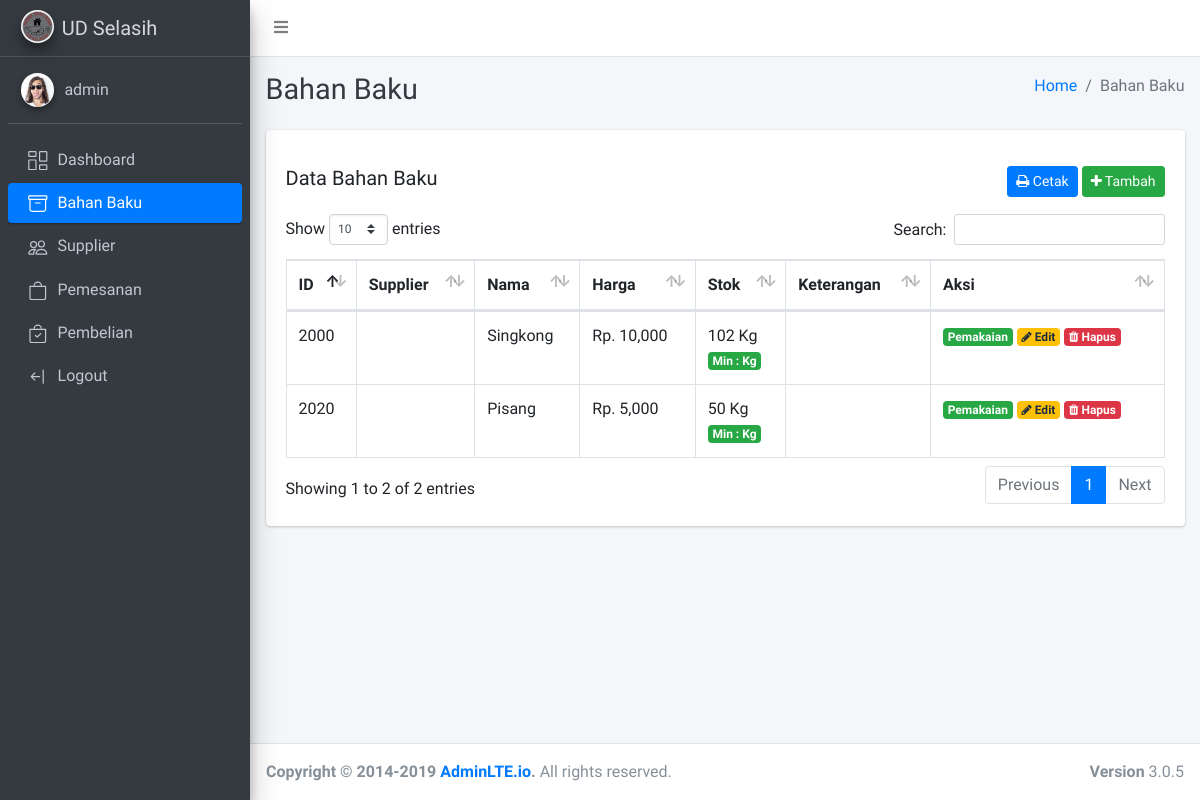
Page /bahan_baku/index.php (signed in) on the earlier database version.
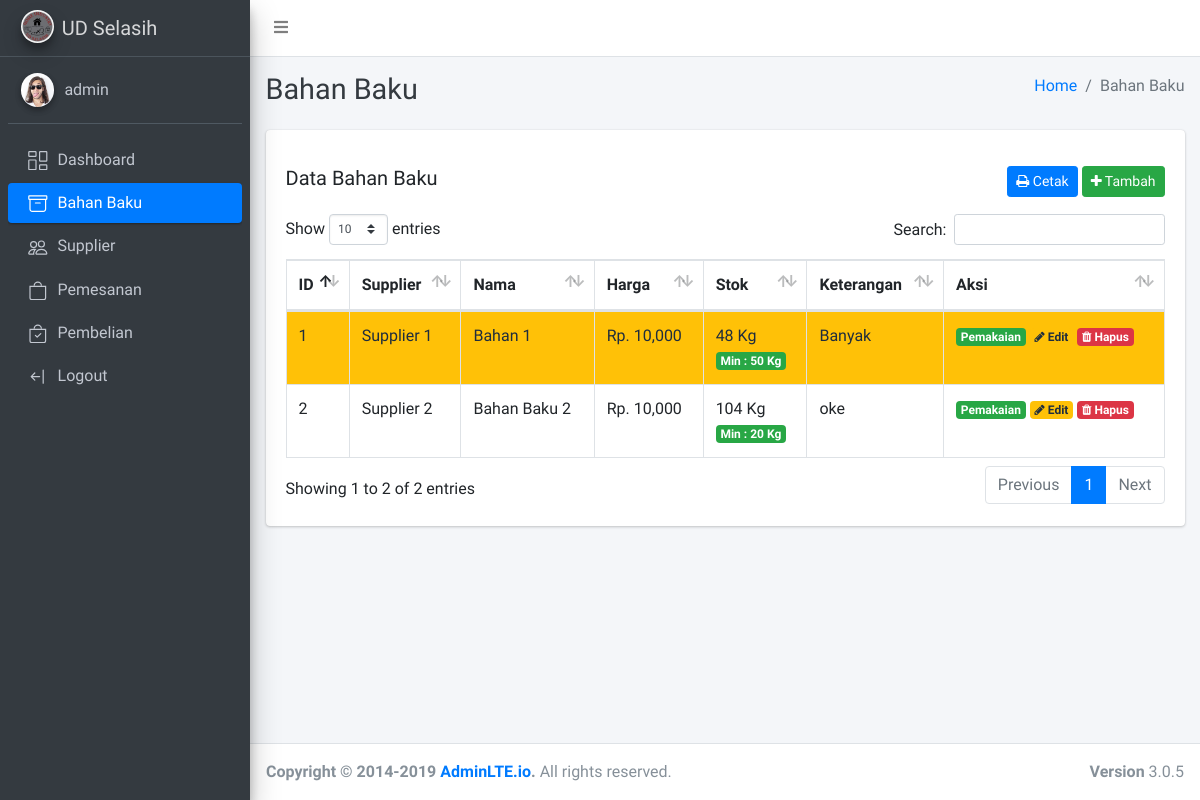
Same page on the later database version.
### tables this page shows
CREATE TABLE `tb_bahan_baku` (
  `id` int(8) NOT NULL,
  `supplier_id` int(11) NOT NULL,
  `nama_bahan_baku` varchar(30) NOT NULL,
  `harga` int(11) NOT NULL,
  `stok` int(11) NOT NULL,
  `min_stok` int(11) NOT NULL,
  `keterangan` varchar(30) DEFAULT NULL
);

CREATE TABLE `tb_supplier` (
  `id` int(11) NOT NULL,
  `nama_supplier` varchar(50) NOT NULL,
  `alamat` varchar(255) NOT NULL,
  `no_handphone` varchar(30) NOT NULL,
  `username` varchar(30) NOT NULL,
  `email` varchar(100) NOT NULL,
  `password` varchar(30) NOT NULL
);

### qb.php (called while the page is built, shortened)
<?php
require_once 'db.php';
function get($tbl){
    global $conn;
    $query = "SELECT * FROM $tbl";
    $res = $conn->query($query);
    return $res->fetch_all(MYSQLI_ASSOC);
}
function single($tbl,$id){
    global $conn;
    $id = is_numeric($id) ? $id : "'$id'";
    $query = "SELECT * FROM $tbl where id=$id";
    $res = $conn->query($query);
    return $res->fetch_assoc();
}

### bahan_baku/index.php (the view, shortened to what this page needs)
<?php
    require_once '../qb.php';
    require_once '../layouts/header.php';
    if($_SESSION['user']['level'] == 'admin')
        $bahan = get("tb_bahan_baku");
    else
        $bahan = getBy("tb_bahan_baku",['supplier_id'=>$_SESSION['user']['id']]);
?>
     <div class="content-header">
      <div class="container-fluid">
        <div class="row mb-2">
          <div class="col-sm-6">
            <h1 class="m-0 text-dark">Bahan Baku</h1>
          </div>
          <div class="col-sm-6">
            <ol class="breadcrumb float-sm-right">
              <li class="breadcrumb-item"><a href="/">Home</a></li>
              <li class="breadcrumb-item active">Bahan Baku</li>
            </ol>
          </div>
        </div>
      </div>
    </div>
    <section class="content">
        <div class="container-fluid">
<div class="row">
    <div class="col-12">
        <div class="card">
            <div class="card-body">
                <div class="d-flex justify-content-between py-3">
                    <h5>Data Bahan Baku</h5>
                    <?php if($_SESSION['user']['level'] == 'admin'): ?>
                    <div>
                    <button class="btn btn-primary btn-sm" type="button" onclick="window.print()"><i class="fa fa-print"></i> Cetak</button>
                    <a href="create.php" class="btn btn-success btn-sm"><i class="fa fa-plus"></i> Tambah</a>
                    </div>
                    <?php endif ?>
                </div>
                <div id="print">
                    <div class="text-center py-3 text-print">
                        <table width="100%">
                        </table>
                    </div>
                    <table class="table table-bordered table-stripped">
                        <thead>
                            <tr>
                                <th>ID</th>
                                <th>Supplier</th>
                                <th>Nama</th>
                                <th>Harga</th>
                                <th>Stok</th>
                                <th>Keterangan</th>
                                <th class="hide-print">Aksi</th>
                            </tr>
                        </thead>
                        <tbody>
                            <?php if(count($bahan) > 0): ?>
                                <?php
                                foreach($bahan as $bahan_baku):
                                    $bg = '';
                                    if($bahan_baku["stok"] <= $bahan_baku['min_stok'])
                                        $bg = 'bg-warning';
                                    elseif($bahan_baku['stok'] == 0)
                                        $bg = 'bg-danger';
                                ?>
                                <tr class="<?= $bg ?>">
                                    <td><?= $bahan_baku["id"] ?></td>
                                    <td><?= single("tb_supplier",$bahan_baku["supplier_id"])["nama_supplier"] ?></td>
                                    <td><?= $bahan_baku["nama_bahan_baku"] ?></td>
                                    <td>Rp. <?= number_format($bahan_baku["harga"]) ?></td>
                                    <td>
                                        <?= $bahan_baku["stok"] ?> Kg<br>
                                        <a href="#" class="badge badge-success hide-print">Min : <?= $bahan_baku['min_stok']?> Kg</a>
                                    </td>
                                    <td><?= $bahan_baku["keterangan"] ?></td>
                                    <td class="hide-print">
                                        <?php if($_SESSION['user']['level'] == 'admin'): ?>
                                        <a href="pemakaian.php?id=<?=$bahan_baku['id']?>" class="badge badge-success hide-print">Pemakaian</a>
                                        <a href="edit.php?id=<?=$bahan_baku['id']?>" class="badge badge-warning hide-print"><i class="fa fa-pencil"></i> Edit</a>
                                        <a href="index.php?delete=<?=$bahan_baku['id']?>" class="badge badge-danger hide-print"><i class="fa fa-trash"></i> Hapus</a>
                                        <?php endif ?>
                                    </td>
                                </tr>
                                <?php endforeach ?>
                            <?php else: ?>
                                <tr class="text-center">
                                    <td colspan="7">Tidak ada Data</td>
                                </tr>
                            <?php endif ?>
                        </tbody>
                    </table>
                </div>
            </div>
        </div>
    </div>
</div>
<?php
    require_once '../layouts/footer.php';
?>

Differences in the rows shown:
removed tb_bahan_baku: id "2000", nama_bahan_baku "Singkong", harga "10,000", stok "102"
removed tb_bahan_baku: id "2020", nama_bahan_baku "Pisang", harga "5,000", stok "50"
added tb_bahan_baku: id "1", supplier.nama_supplier "Supplier 1", nama_bahan_baku "Bahan 1", harga "10,000", stok "48", min_stok "50", keterangan "Banyak"
added tb_bahan_baku: id "2", supplier.nama_supplier "Supplier 2", nama_bahan_baku "Bahan Baku 2", harga "10,000", stok "104", min_stok "20", keterangan "oke"
